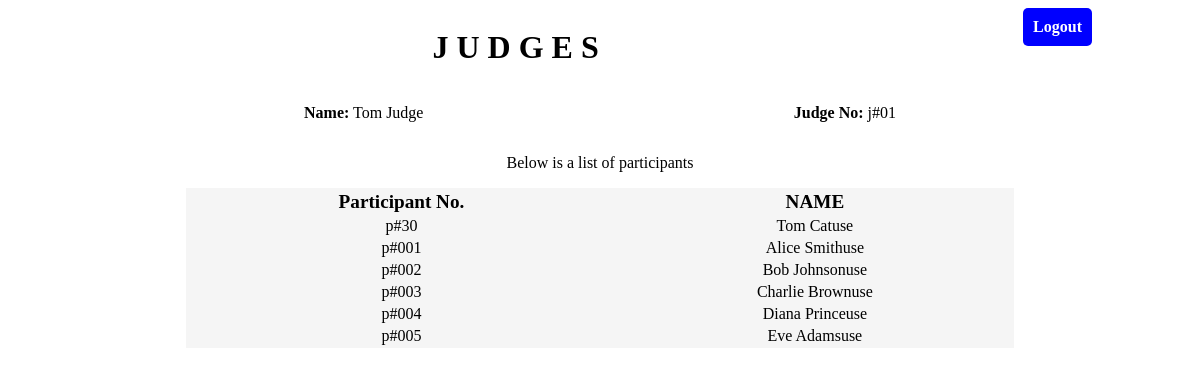
The page /judges/index.php (signed in) on the database its author committed.
### tables this page shows
CREATE TABLE `participants` (
  `id` int(10) NOT NULL,
  `name` varchar(255) NOT NULL,
  `email` varchar(255) NOT NULL,
  `participant_no` varchar(10) NOT NULL
);

### judges/index.php (the view, shortened to what this page needs)
<?php
require_once '../database/db.php';
$sql =  'select * from participants';
$participants = $conn->query($sql);
?>
<!DOCTYPE html>
<html lang="en">
<head>
    <link rel="stylesheet" href="../style.css">
</head>
<body>
    <header class="flex">
      <h1 class="text-center" style="width: 100%;">J U D G E S</h1>
      <div  onclick="logout()" class="button" style="margin-right: 100px; height:fit-content">Logout</div>
    </header>
    <main>
        <div style="margin: auto">
          <div class="flex m-auto " style="width: 50%;justify-content:space-between;">
            <p> <span style="font-weight: bold;">Name:</span>
            <?php echo $_SESSION['name']?>
          </p>
            <p><span style="font-weight: bold;">Judge No:</span>
            <?php echo $_SESSION['judge_no']?>
          </p>
          </div>
          <p class="text-center">Below is a list of participants</p>
          <table style="width: 70%; background-color: whitesmoke; margin: auto">
            <thead style="border-bottom: 1px solid green; font-size: larger">
              <tr>
                <th>Participant No.</th>
                <th>NAME</th>
              </tr>
            </thead>
            <tbody>
              <?php
            while ($participant = $participants->fetch_assoc()) {
              echo '<tr class="row" onclick="selected('.$participant['id'].')">
                <td class="text-center">' . $participant['participant_no'] . '</td>
                <td class="text-center">' . $participant['name'] . 'use</td>
              </tr>';
            }
            ?>
            </tbody>
          </table>
        </div>
    </main>
</body>
</html>

### style.css (style rules this page uses)
.text-center { text-align: center; }
.flex { display: flex; }
.button { background-color: blue; width: fit-content; padding: 10px; border-radius: 5px; cursor: pointer; color: white; font-weight: bold; }
.m-auto { margin: auto; }
.row { padding-top: 10px; padding-bottom: 10px; }

### rows shown on the page
participants: participant_no "p#30", name "Tom Cat"
participants: participant_no "p#001", name "Alice Smith"
participants: participant_no "p#002", name "Bob Johnson"
participants: participant_no "p#003", name "Charlie Brown"
participants: participant_no "p#004", name "Diana Prince"
participants: participant_no "p#005", name "Eve Adams"

### other values the page prints
$_SESSION['name'] "Tom Judge"
$_SESSION['judge_no'] "j#01"
